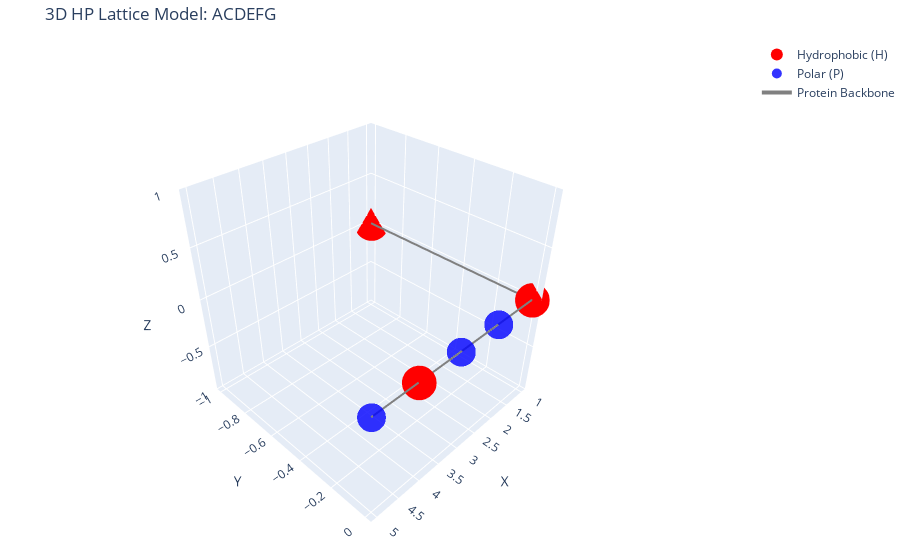
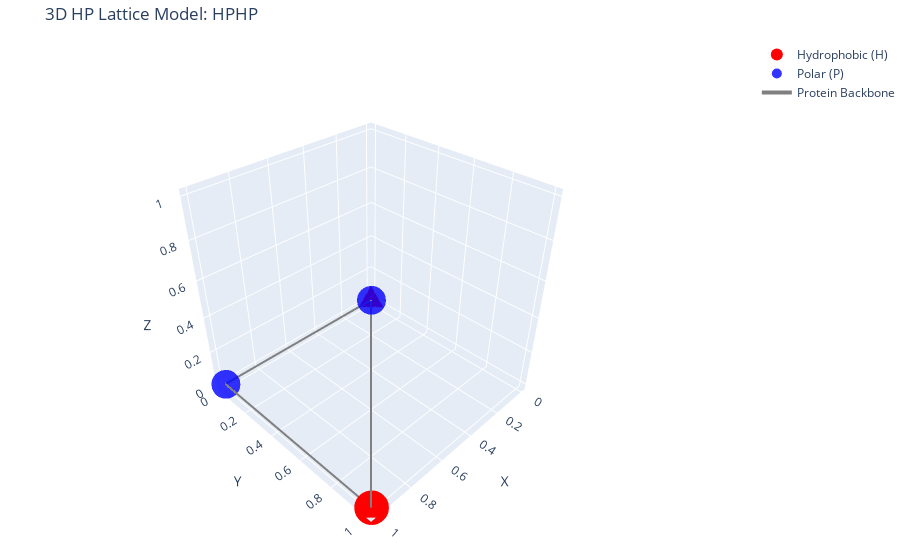
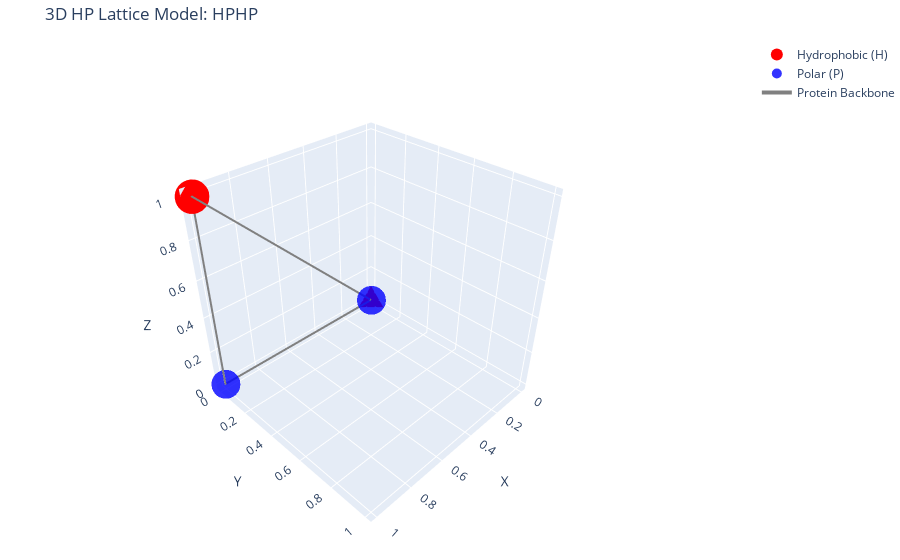
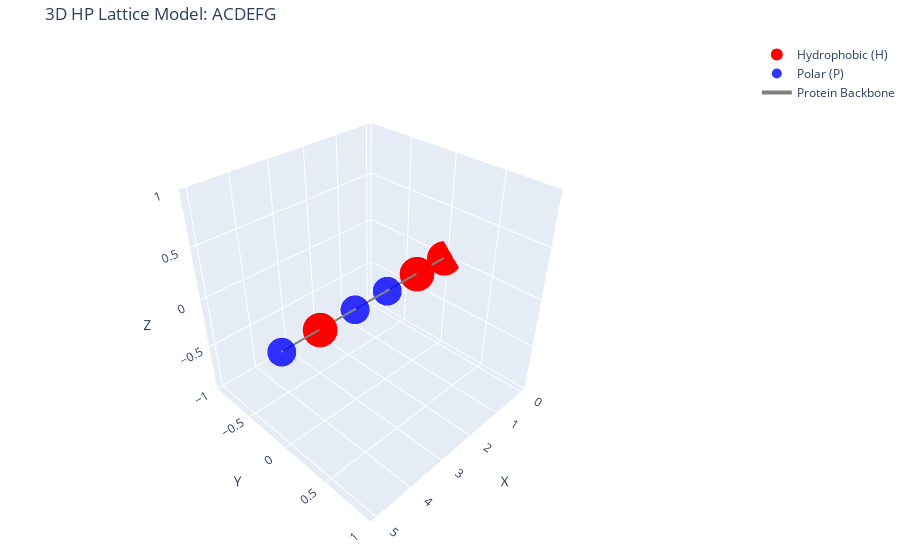

Here is the notebook cell these charts were saved with, in order:
### Markdown cell above
## **Parte 3**: MonteCarlo Moves

### Code cell
import numpy as np
import random
from typing import List, Tuple, Optional

def check_self_avoiding(coords: List[Tuple[int, int, int]]) -> bool:
    """
    Check if the chain is self-avoiding (no duplicate positions).
    """
    return len(set(coords)) == len(coords)

def check_chain_connectivity(coords: List[Tuple[int, int, int]]) -> bool:
    """
    Check if the chain maintains connectivity (adjacent residues are lattice neighbors).
    """
    for i in range(len(coords) - 1):
        dx = abs(coords[i][0] - coords[i+1][0])
        dy = abs(coords[i][1] - coords[i+1][1])
        dz = abs(coords[i][2] - coords[i+1][2])
        
        # Adjacent residues should differ by exactly 1 in one coordinate
        if dx + dy + dz != 1:
            return False
    return True

def end_move(coords: List[Tuple[int, int, int]], hp_types: List[str]) -> Tuple[List[Tuple[int, int, int]], bool]:
    """
    Move an end residue to a new position.
    
    This is the simplest Monte Carlo move: take the first or last residue and move it
    to a new position adjacent to its bonded neighbor, while maintaining self-avoidance.
    
    Args:
        coords: Current coordinates of the chain
        hp_types: List of 'H' or 'P' for each residue
        
    Returns:
        new_coords: New coordinates after move (or unchanged if move fails)
        success: Boolean indicating if move was successful
    """
    n = len(coords)
    if n < 2:
        return coords, False
    
    # Choose which end to move (0 = N-terminus, n-1 = C-terminus)
    end_idx = random.choice([0, n-1])
    
    # Get the bonded neighbor
    neighbor_idx = 1 if end_idx == 0 else n-2
    current_pos = coords[end_idx]
    neighbor_pos = coords[neighbor_idx]
    
    # All possible lattice directions
    directions = [(1,0,0), (-1,0,0), (0,1,0), (0,-1,0), (0,0,1), (0,0,-1)]
    
    # Find all valid positions adjacent to the neighbor
    valid_positions = []
    for dx, dy, dz in directions:
        candidate = (neighbor_pos[0] + dx, neighbor_pos[1] + dy, neighbor_pos[2] + dz)
        
        # Check if position is unoccupied and different from current position
        if candidate != current_pos and candidate not in coords:
            valid_positions.append(candidate)
    
    if not valid_positions:
        return coords, False
    
    # Choose a random valid position
    new_pos = random.choice(valid_positions)
    
    # Create new coordinates
    new_coords = coords.copy()
    new_coords[end_idx] = new_pos
    
    # Verify the move maintains self-avoidance
    if not check_self_avoiding(new_coords):
        return coords, False
    
    return new_coords, True

def crankshaft_move(coords: List[Tuple[int, int, int]], hp_types: List[str]) -> Tuple[List[Tuple[int, int, int]], bool]:
    """
    Perform a crankshaft (corner flip) move.
    
    This move identifies a 3-residue L-shaped segment (i, i+1, i+2) and rotates
    the middle residue to the other possible position that maintains connectivity.
    
    Args:
        coords: Current coordinates of the chain
        hp_types: List of 'H' or 'P' for each residue
        
    Returns:
        new_coords: New coordinates after move (or unchanged if move fails)
        success: Boolean indicating if move was successful
    """
    n = len(coords)
    if n < 3:
        return coords, False
    
    # Find all valid 3-residue segments that form an L-shape (90-degree turn)
    valid_segments = []
    
    for i in range(n - 2):
        p0 = coords[i]
        p1 = coords[i+1]
        p2 = coords[i+2]
        
        # Check if this forms an L-shape (two perpendicular unit vectors)
        v1 = (p1[0] - p0[0], p1[1] - p0[1], p1[2] - p0[2])
        v2 = (p2[0] - p1[0], p2[1] - p1[1], p2[2] - p1[2])
        
        # Both vectors should be unit lattice vectors
        if sum(abs(x) for x in v1) != 1 or sum(abs(x) for x in v2) != 1:
            continue
            
        # Vectors should be perpendicular (dot product = 0)
        dot = v1[0]*v2[0] + v1[1]*v2[1] + v1[2]*v2[2]
        if dot == 0:
            valid_segments.append(i)
    
    if not valid_segments:
        return coords, False
    
    # Randomly choose a valid segment
    i = random.choice(valid_segments)
    
    p0 = coords[i]
    p1 = coords[i+1]
    p2 = coords[i+2]
    
    # Calculate the two vectors
    v1 = (p1[0] - p0[0], p1[1] - p0[1], p1[2] - p0[2])
    v2 = (p2[0] - p1[0], p2[1] - p1[1], p2[2] - p1[2])
    
    # The new position for p1 is: p0 + v2 (going from p0 in direction of v2)
    # OR equivalently: p2 + v1 (going from p2 in direction of v1)
    new_p1 = (p0[0] + v2[0], p0[1] + v2[1], p0[2] + v2[2])
    
    # Alternative: new_p1 = (p2[0] + v1[0], p2[1] + v1[1], p2[2] + v1[2])
    # Both should give the same result for a proper L-shape
    
    # Check if the new position is unoccupied
    # We need to check all positions except the current p1
    occupied = set(coords[:i+1] + coords[i+2:])
    
    if new_p1 in occupied:
        return coords, False
    
    # Create new coordinates
    new_coords = coords.copy()
    new_coords[i+1] = new_p1
    
    return new_coords, True

def pivot_move(coords: List[Tuple[int, int, int]], hp_types: List[str]) -> Tuple[List[Tuple[int, int, int]], bool]:
    """
    Pivot move: Choose a pivot point and rotate one part of the chain.
    
    This is a more global move that can dramatically change conformation.
    We randomly choose a pivot residue and rotate the tail (everything after pivot)
    by 90 or 180 degrees around an axis.
    
    Args:
        coords: Current coordinates of the chain
        hp_types: List of 'H' or 'P' for each residue
        
    Returns:
        new_coords: New coordinates after move (or unchanged if move fails)
        success: Boolean indicating if move was successful
    """
    n = len(coords)
    if n < 3:
        return coords, False
    
    # Choose a pivot point (not at the very end)
    pivot_idx = random.randint(1, n-2)
    
    # Choose rotation: 90 or 180 degrees around x, y, or z axis
    # Rotation matrices for 90 degree rotations in 3D lattice
    rotations = [
        # 90° around x-axis
        lambda x, y, z: (x, -z, y),
        # 90° around y-axis
        lambda x, y, z: (z, y, -x),
        # 90° around z-axis
        lambda x, y, z: (-y, x, z),
        # 180° around x-axis
        lambda x, y, z: (x, -y, -z),
        # 180° around y-axis
        lambda x, y, z: (-x, y, -z),
        # 180° around z-axis
        lambda x, y, z: (-x, -y, z)
    ]
    
    rot_func = random.choice(rotations)
    
    # Get pivot coordinates
    pivot = coords[pivot_idx]
    
    # Rotate the tail (residues after pivot)
    new_coords = coords.copy()
    for i in range(pivot_idx + 1, n):
        # Translate to origin, rotate, translate back
        dx = coords[i][0] - pivot[0]
        dy = coords[i][1] - pivot[1]
        dz = coords[i][2] - pivot[2]
        
        rx, ry, rz = rot_func(dx, dy, dz)
        new_pos = (pivot[0] + rx, pivot[1] + ry, pivot[2] + rz)
        
        # Check if this position is already occupied (except by residues we're moving)
        # We need to check all occupied positions except those in the tail we're rotating
        occupied_positions = set(coords[:pivot_idx + 1])  # Fixed part of chain
        
        if new_pos in occupied_positions:
            return coords, False  # Collision detected
        
        new_coords[i] = new_pos
    
    # Final check: ensure entire chain is self-avoiding
    if not check_self_avoiding(new_coords):
        return coords, False
    
    return new_coords, True

def mcmc_move(coords: List[Tuple[int, int, int]], hp_types: List[str], 
              move_type: str = 'random') -> Tuple[List[Tuple[int, int, int]], bool]:
    """
    Perform a Monte Carlo move of specified type.
    
    Args:
        coords: Current coordinates
        hp_types: List of 'H' or 'P' for each residue
        move_type: 'end', 'crankshaft', 'pivot', or 'random' (randomly choose)
        
    Returns:
        new_coords: New coordinates after move
        success: Boolean indicating if move was successful
    """
    if move_type == 'random':
        move_type = random.choice(['end', 'crankshaft', 'pivot'])
    
    if move_type == 'end':
        return end_move(coords, hp_types)
    elif move_type == 'crankshaft':
        return crankshaft_move(coords, hp_types)
    elif move_type == 'pivot':
        return pivot_move(coords, hp_types)
    else:
        raise ValueError(f"Unknown move type: {move_type}")

# Test the moves
if __name__ == "__main__":
    HP_MAP = {
        'A': 'H', 'C': 'H', 'I': 'H', 'L': 'H', 'M': 'H',
        'F': 'H', 'W': 'H', 'Y': 'H', 'V': 'H',
        'R': 'P', 'N': 'P', 'D': 'P', 'Q': 'P', 'E': 'P',
        'G': 'P', 'H': 'P', 'K': 'P', 'P': 'P', 'S': 'P', 'T': 'P'
    }
    
    # Test with a short sequence
    test_sequence = "ACDEFG"
    print(f"Test sequence: {test_sequence}")
    print(f"HP mapping: {[HP_MAP.get(aa, 'P') for aa in test_sequence]}")
    
    # Generate linear chain
    coords, hp_types = generate_linear_chain(test_sequence)
    print(f"\nInitial linear chain coordinates: {coords}")
    print(f"Self-avoiding: {check_self_avoiding(coords)}")
    print(f"Chain connectivity: {check_chain_connectivity(coords)}")
    
    # Test end move
    new_coords, success = end_move(coords, hp_types)
    print(f"\nEnd move success: {success}")
    if success:
        print(f"New coordinates: {new_coords}")
        print(f"Self-avoiding: {check_self_avoiding(new_coords)}")
        plot_hp_lattice_3d(test_sequence, new_coords, hp_types)
    
    # Test corner flip (will likely fail on linear chain - needs a corner)
    new_coords2, success2 = crankshaft_move(coords, hp_types)
    print(f"\nCorner flip success (on linear chain): {success2}")
    
    # Create a chain with a corner manually for testing
    coords_with_corner = [(0,0,0), (1,0,0), (1,1,0), (1,1,1)]
    hp_types_corner = ['H', 'P', 'H', 'P']
    new_coords3, success3 = crankshaft_move(coords_with_corner, hp_types_corner)
    print(f"\nCorner flip success (on chain with corner): {success3}")
    if success3:
        print(f"Original: {coords_with_corner}")
        plot_hp_lattice_3d("HPHP", coords_with_corner, hp_types_corner)
        print(f"New: {new_coords3}")
        plot_hp_lattice_3d("HPHP", new_coords3, hp_types_corner)
    
    # Test pivot move
    new_coords4, success4 = pivot_move(coords, hp_types)
    print(f"\nPivot move success: {success4}")
    if success4:
        print(f"Original: {coords}")
        plot_hp_lattice_3d(test_sequence, coords, hp_types)
        print(f"New: {new_coords4}")
        plot_hp_lattice_3d(test_sequence, new_coords4, hp_types)

### Figure 1 — Plotly figure (JSON) as saved in the notebook; plotly's stock layout.template omitted (floating-point values rounded to 4 significant figures)
{"data": [{"marker": {"color": "red", "size": 12}, "mode": "markers", "name": "Hydrophobic (H)", "text": ["Residue 1: A (H)", "Residue 2: C (H)", "Residue 5: F (H)"], "type": "scatter3d", "x": [1, 1, 4], "y": [-1, 0, 0], "z": [0, 0, 0]}, {"marker": {"color": "blue", "opacity": 0.8, "size": 10}, "mode": "markers", "name": "Polar (P)", "text": ["Residue 3: D (P)", "Residue 4: E (P)", "Residue 6: G (P)"], "type": "scatter3d", "x": [2, 3, 5], "y": [0, 0, 0], "z": [0, 0, 0]}, {"line": {"color": "gray", "width": 4}, "mode": "lines", "name": "Protein Backbone", "type": "scatter3d", "x": [1, 1, 2, 3, 4, 5], "y": [-1, 0, 0, 0, 0, 0], "z": [0, 0, 0, 0, 0, 0]}], "layout": {"margin": {"b": 0, "l": 0, "r": 0, "t": 40}, "scene": {"aspectmode": "cube", "camera": {"eye": {"x": 1.5, "y": 1.5, "z": 1.5}}, "xaxis": {"title": {"text": "X"}}, "yaxis": {"title": {"text": "Y"}}, "zaxis": {"title": {"text": "Z"}}}, "showlegend": true, "title": {"text": "3D HP Lattice Model: ACDEFG"}}}

### Figure 2 — Plotly figure (JSON) as saved in the notebook; plotly's stock layout.template omitted (floating-point values rounded to 4 significant figures)
{"data": [{"marker": {"color": "red", "size": 12}, "mode": "markers", "name": "Hydrophobic (H)", "text": ["Residue 1: H (H)", "Residue 3: H (H)"], "type": "scatter3d", "x": [0, 1], "y": [0, 1], "z": [0, 0]}, {"marker": {"color": "blue", "opacity": 0.8, "size": 10}, "mode": "markers", "name": "Polar (P)", "text": ["Residue 2: P (P)", "Residue 4: P (P)"], "type": "scatter3d", "x": [1, 1], "y": [0, 1], "z": [0, 1]}, {"line": {"color": "gray", "width": 4}, "mode": "lines", "name": "Protein Backbone", "type": "scatter3d", "x": [0, 1, 1, 1], "y": [0, 0, 1, 1], "z": [0, 0, 0, 1]}], "layout": {"margin": {"b": 0, "l": 0, "r": 0, "t": 40}, "scene": {"aspectmode": "cube", "camera": {"eye": {"x": 1.5, "y": 1.5, "z": 1.5}}, "xaxis": {"title": {"text": "X"}}, "yaxis": {"title": {"text": "Y"}}, "zaxis": {"title": {"text": "Z"}}}, "showlegend": true, "title": {"text": "3D HP Lattice Model: HPHP"}}}

### Figure 3 — Plotly figure (JSON) as saved in the notebook; plotly's stock layout.template omitted (floating-point values rounded to 4 significant figures)
{"data": [{"marker": {"color": "red", "size": 12}, "mode": "markers", "name": "Hydrophobic (H)", "text": ["Residue 1: H (H)", "Residue 3: H (H)"], "type": "scatter3d", "x": [0, 1], "y": [0, 0], "z": [0, 1]}, {"marker": {"color": "blue", "opacity": 0.8, "size": 10}, "mode": "markers", "name": "Polar (P)", "text": ["Residue 2: P (P)", "Residue 4: P (P)"], "type": "scatter3d", "x": [1, 1], "y": [0, 1], "z": [0, 1]}, {"line": {"color": "gray", "width": 4}, "mode": "lines", "name": "Protein Backbone", "type": "scatter3d", "x": [0, 1, 1, 1], "y": [0, 0, 0, 1], "z": [0, 0, 1, 1]}], "layout": {"margin": {"b": 0, "l": 0, "r": 0, "t": 40}, "scene": {"aspectmode": "cube", "camera": {"eye": {"x": 1.5, "y": 1.5, "z": 1.5}}, "xaxis": {"title": {"text": "X"}}, "yaxis": {"title": {"text": "Y"}}, "zaxis": {"title": {"text": "Z"}}}, "showlegend": true, "title": {"text": "3D HP Lattice Model: HPHP"}}}

### Figure 4 — Plotly figure (JSON) as saved in the notebook; plotly's stock layout.template omitted (floating-point values rounded to 4 significant figures)
{"data": [{"marker": {"color": "red", "size": 12}, "mode": "markers", "name": "Hydrophobic (H)", "text": ["Residue 1: A (H)", "Residue 2: C (H)", "Residue 5: F (H)"], "type": "scatter3d", "x": [0, 1, 4], "y": [0, 0, 0], "z": [0, 0, 0]}, {"marker": {"color": "blue", "opacity": 0.8, "size": 10}, "mode": "markers", "name": "Polar (P)", "text": ["Residue 3: D (P)", "Residue 4: E (P)", "Residue 6: G (P)"], "type": "scatter3d", "x": [2, 3, 5], "y": [0, 0, 0], "z": [0, 0, 0]}, {"line": {"color": "gray", "width": 4}, "mode": "lines", "name": "Protein Backbone", "type": "scatter3d", "x": [0, 1, 2, 3, 4, 5], "y": [0, 0, 0, 0, 0, 0], "z": [0, 0, 0, 0, 0, 0]}], "layout": {"margin": {"b": 0, "l": 0, "r": 0, "t": 40}, "scene": {"aspectmode": "cube", "camera": {"eye": {"x": 1.5, "y": 1.5, "z": 1.5}}, "xaxis": {"title": {"text": "X"}}, "yaxis": {"title": {"text": "Y"}}, "zaxis": {"title": {"text": "Z"}}}, "showlegend": true, "title": {"text": "3D HP Lattice Model: ACDEFG"}}}
